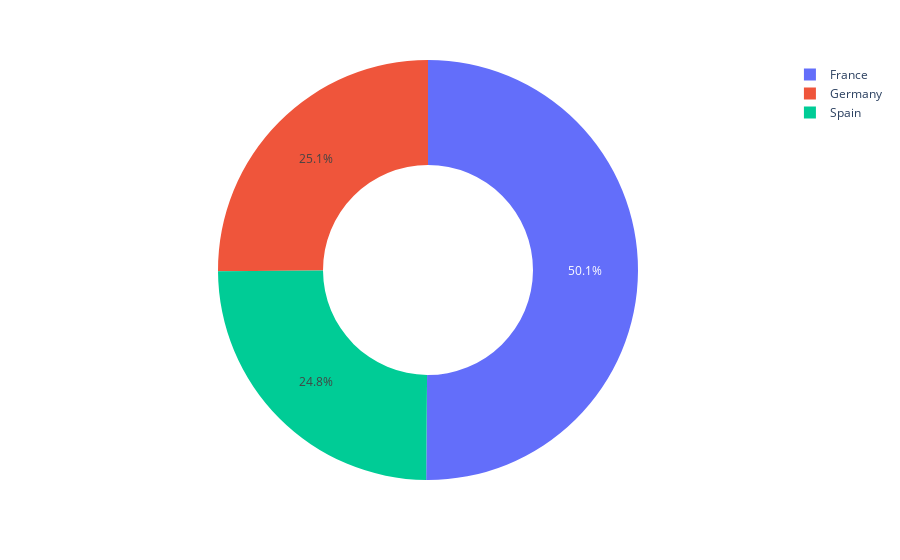

Notebook source saved alongside this figure:
### Code cell
px.pie(df_churn, names='Geography', hole=0.5)

### Figure 1 — Plotly figure (JSON) as saved in the notebook; plotly's stock layout.template omitted (floating-point values rounded to 4 significant figures; data arrays with more than 128 entries replaced by an {"elided": "..."} marker saying what was removed)
{"data": [{"domain": {"x": [0, 1], "y": [0, 1]}, "hole": 0.5, "hovertemplate": "Geography=%{label}<extra></extra>", "labels": {"elided": "10000 str values"}, "legendgroup": "", "name": "", "showlegend": true, "type": "pie"}], "layout": {"legend": {"tracegroupgap": 0}, "margin": {"t": 60}}}
